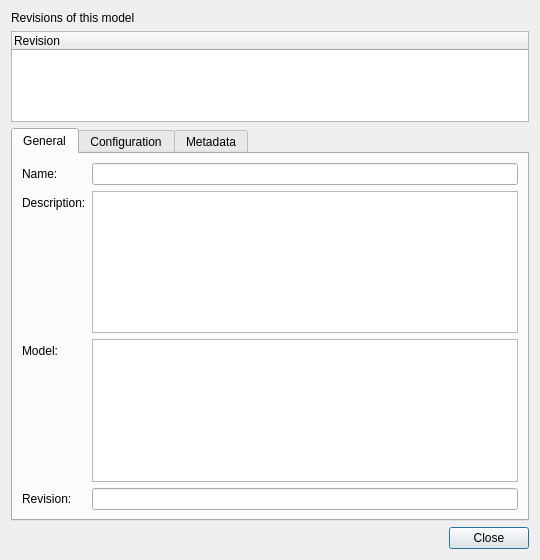
<?xml version="1.0" encoding="UTF-8"?>
<ui version="4.0">
 <class>modelDialog</class>
 <widget class="QDialog" name="modelDialog">
  <property name="geometry">
   <rect>
    <x>0</x>
    <y>0</y>
    <width>540</width>
    <height>560</height>
   </rect>
  </property>
  <property name="minimumSize">
   <size>
    <width>440</width>
    <height>440</height>
   </size>
  </property>
  <property name="windowTitle">
   <string>Model</string>
  </property>
  <layout class="QVBoxLayout" name="verticalLayout">
   <item>
    <widget class="QLabel" name="revisionTreeLabel">
     <property name="text">
      <string>Revisions of this model</string>
     </property>
    </widget>
   </item>
   <item>
    <widget class="QTreeWidget" name="revisionTreeWidget">
     <column>
      <property name="text">
       <string>Revision</string>
      </property>
     </column>
    </widget>
   </item>
   <item>
    <widget class="QTabWidget" name="tabWidget">
     <property name="currentIndex">
      <number>0</number>
     </property>
     <widget class="QWidget" name="generalTab">
      <attribute name="title">
       <string>General</string>
      </attribute>
      <layout class="QFormLayout" name="formLayout">
       <item row="0" column="0">
        <widget class="QLabel" name="label">
         <property name="text">
          <string>Name:</string>
         </property>
        </widget>
       </item>
       <item row="1" column="0">
        <widget class="QLabel" name="label_2">
         <property name="text">
          <string>Description:</string>
         </property>
        </widget>
       </item>
       <item row="3" column="0">
        <widget class="QLabel" name="label_3">
         <property name="text">
          <string>Revision:</string>
         </property>
        </widget>
       </item>
       <item row="0" column="1">
        <widget class="QLineEdit" name="nameLineEdit"/>
       </item>
       <item row="1" column="1">
        <widget class="QTextEdit" name="descriptionTextEdit"/>
       </item>
       <item row="3" column="1">
        <widget class="QLineEdit" name="revisionLineEdit">
         <property name="readOnly">
          <bool>true</bool>
         </property>
        </widget>
       </item>
       <item row="2" column="0">
        <widget class="QLabel" name="label_10">
         <property name="text">
          <string>Model:</string>
         </property>
        </widget>
       </item>
       <item row="2" column="1">
        <widget class="QTextEdit" name="modelTextEdit"/>
       </item>
      </layout>
     </widget>
     <widget class="QWidget" name="configurationTab">
      <attribute name="title">
       <string>Configuration</string>
      </attribute>
      <layout class="QFormLayout" name="formLayout_2">
       <item row="0" column="0">
        <widget class="QLabel" name="label_4">
         <property name="text">
          <string>Base Url:</string>
         </property>
        </widget>
       </item>
       <item row="1" column="0">
        <widget class="QLabel" name="label_5">
         <property name="text">
          <string>Configuration:</string>
         </property>
        </widget>
       </item>
       <item row="0" column="1">
        <widget class="QLineEdit" name="baseUrlLineEdit"/>
       </item>
       <item row="1" column="1">
        <widget class="QTextEdit" name="configurationTextEdit"/>
       </item>
       <item row="2" column="0">
        <widget class="QLabel" name="label_9">
         <property name="toolTip">
          <string>Backend dialect: llamacpp (a llama.cpp llama-server router) or openai (a strict OpenAI-compatible server). Nothing else is accepted.</string>
         </property>
         <property name="text">
          <string>Backend:</string>
         </property>
        </widget>
       </item>
       <item row="2" column="1">
        <widget class="QTextEdit" name="backendTextEdit">
         <property name="placeholderText">
          <string>llamacpp or openai</string>
         </property>
        </widget>
       </item>
      </layout>
     </widget>
     <widget class="QWidget" name="metadataTab">
      <attribute name="title">
       <string>Metadata</string>
      </attribute>
      <layout class="QFormLayout" name="formLayout_3">
       <item row="0" column="0">
        <widget class="QLabel" name="label_6">
         <property name="text">
          <string>Creation Date:</string>
         </property>
        </widget>
       </item>
       <item row="2" column="0">
        <widget class="QLabel" name="label_7">
         <property name="text">
          <string>Delete Date:</string>
         </property>
        </widget>
       </item>
       <item row="1" column="0">
        <widget class="QLabel" name="label_8">
         <property name="text">
          <string>Update Date:</string>
         </property>
        </widget>
       </item>
       <item row="0" column="1">
        <widget class="QDateTimeEdit" name="creationDateTimeEdit">
         <property name="readOnly">
          <bool>true</bool>
         </property>
        </widget>
       </item>
       <item row="1" column="1">
        <widget class="QDateTimeEdit" name="updateDateTimeEdit">
         <property name="readOnly">
          <bool>true</bool>
         </property>
        </widget>
       </item>
       <item row="2" column="1">
        <widget class="QDateTimeEdit" name="deleteDateTimeEdit">
         <property name="readOnly">
          <bool>true</bool>
         </property>
        </widget>
       </item>
      </layout>
     </widget>
    </widget>
   </item>
   <item>
    <widget class="QDialogButtonBox" name="buttonBox">
     <property name="standardButtons">
      <set>QDialogButtonBox::StandardButton::Close</set>
     </property>
    </widget>
   </item>
  </layout>
 </widget>
 <resources/>
 <connections/>
</ui>
